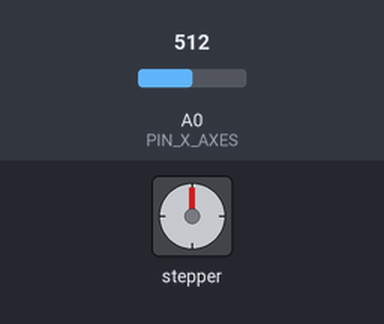
This sketch was run on a simulated Arduino Uno, built with avr-gcc and run on an emulated ATmega328P. Parts: stepper motor. Wiring (inferred from the names in the program): stepper motor (2048 steps per turn assumed): coils pin 2, pin 3, pin 4, pin 5. The inputs (shaded band) are chosen by the test bench; at power-on: A0 (PIN_X_AXES) = 512.

Above: at 1.2 s.
1.3 s: A0 (PIN_X_AXES) set to 716
At 3.88 s:
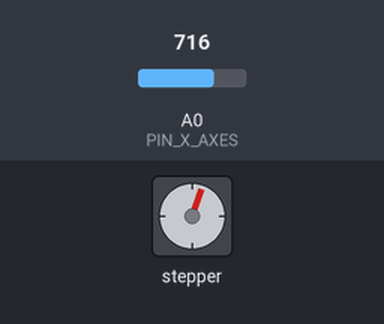
4.3 s: A0 (PIN_X_AXES) set to 900
7.3 s: A0 (PIN_X_AXES) set to 1023
At 7.75 s:
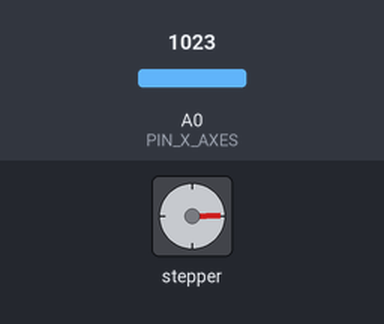
Timing chart, 0 to 19.3 s (numbered marks = the images above; inputs shaded):
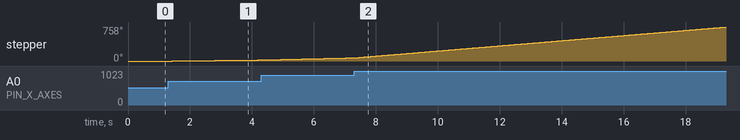

The sketch:

Joystick_stepper.ino
```cpp
// (licence header left out)
#define PIN_X_AXES A0
#define FORWARD_DIR 570
#define BACKWARD_DIR 480

int Speed = 0;

byte Stepper_pin[]={2, 3, 4, 5};

void Set_StepperPin_Low(){
  for(byte i=0; i<=3; i++) {
    digitalWrite(Stepper_pin[i], LOW);
  }
}

void Step_Forward() {
    for(int i=0; i<=3; i++) {
    Set_StepperPin_Low();
    digitalWrite(Stepper_pin[i], HIGH);
    delay(Speed);
  }
}

void Step_Backward() {
    for(int i=3; i>=0; i--) {
    Set_StepperPin_Low();
    digitalWrite(Stepper_pin[i], HIGH);
    delay(Speed);
  }
}

void setup() {
  for(byte i=0; i<=3; i++) {
    pinMode(Stepper_pin[i], OUTPUT);
  }
  Set_StepperPin_Low();
}

void loop() {
  int X_Axes_Reading = analogRead(PIN_X_AXES);
  if(X_Axes_Reading > FORWARD_DIR) {
    Speed = map(X_Axes_Reading, 570, 1023, 30, 3);
    Step_Forward();
  } else if(X_Axes_Reading < BACKWARD_DIR) {
      Speed = map(X_Axes_Reading, 480, 0, 30, 3);
      Step_Backward();
  }
}
```

Measured:
- after the input at 1.3 s, stepper: keeps turning clockwise at about 8°/s, starting after 0.13 s
